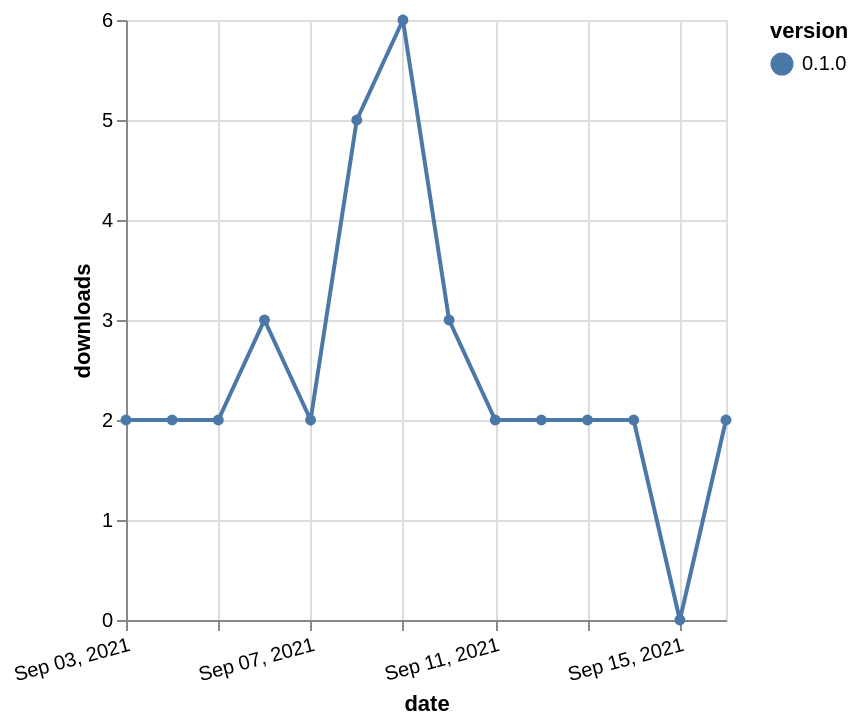

Write the Vega-Lite specification saved for this chart.
### Vega-Lite specification from a JSON file in a GitHub repository (floating-point values rounded to 4 significant figures)
{"$schema": "https://vega.github.io/schema/vega-lite/v5.json", "description": "A simple bar chart with embedded data.", "data": {"values": [{"date": "2021-09-03", "total": 3989, "delta": 2, "version": "0.1.0"}, {"date": "2021-09-04", "total": 3991, "delta": 2, "version": "0.1.0"}, {"date": "2021-09-05", "total": 3993, "delta": 2, "version": "0.1.0"}, {"date": "2021-09-06", "total": 3996, "delta": 3, "version": "0.1.0"}, {"date": "2021-09-07", "total": 3998, "delta": 2, "version": "0.1.0"}, {"date": "2021-09-08", "total": 4003, "delta": 5, "version": "0.1.0"}, {"date": "2021-09-09", "total": 4009, "delta": 6, "version": "0.1.0"}, {"date": "2021-09-10", "total": 4012, "delta": 3, "version": "0.1.0"}, {"date": "2021-09-11", "total": 4014, "delta": 2, "version": "0.1.0"}, {"date": "2021-09-12", "total": 4016, "delta": 2, "version": "0.1.0"}, {"date": "2021-09-13", "total": 4018, "delta": 2, "version": "0.1.0"}, {"date": "2021-09-14", "total": 4020, "delta": 2, "version": "0.1.0"}, {"date": "2021-09-15", "total": 4020, "delta": 0, "version": "0.1.0"}, {"date": "2021-09-16", "total": 4022, "delta": 2, "version": "0.1.0"}]}, "width": "container", "mark": {"type": "line", "point": {"filled": true}}, "encoding": {"x": {"field": "date", "type": "temporal", "timeUnit": "yearmonthdate", "title": "date", "axis": {"labelAngle": -15}}, "y": {"field": "delta", "type": "quantitative", "title": "downloads"}, "color": {"field": "version", "type": "nominal"}, "tooltip": {"field": "delta"}}}
